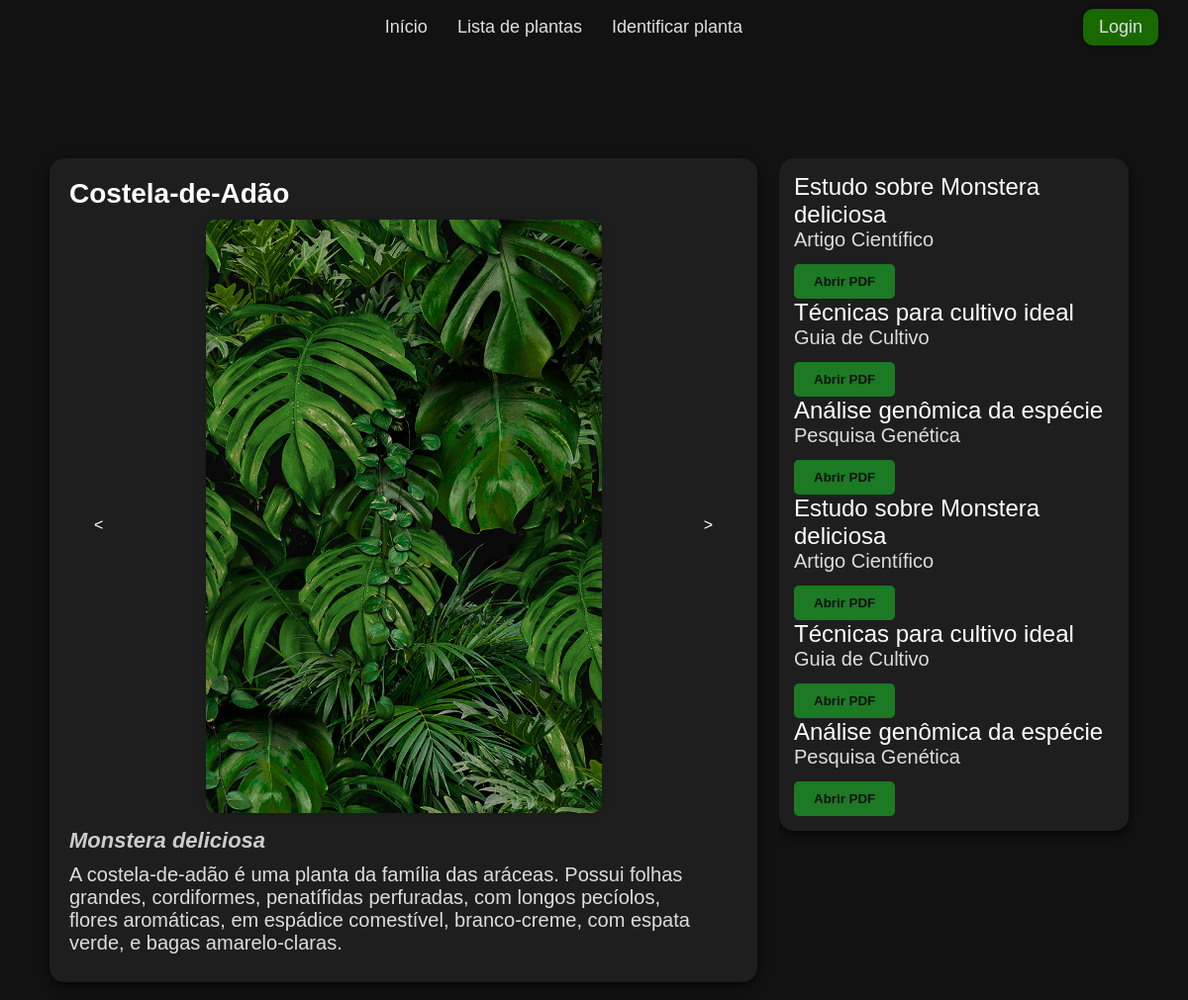
The app's page /page/template_apoiador.php?id=1 (upper part), older data.
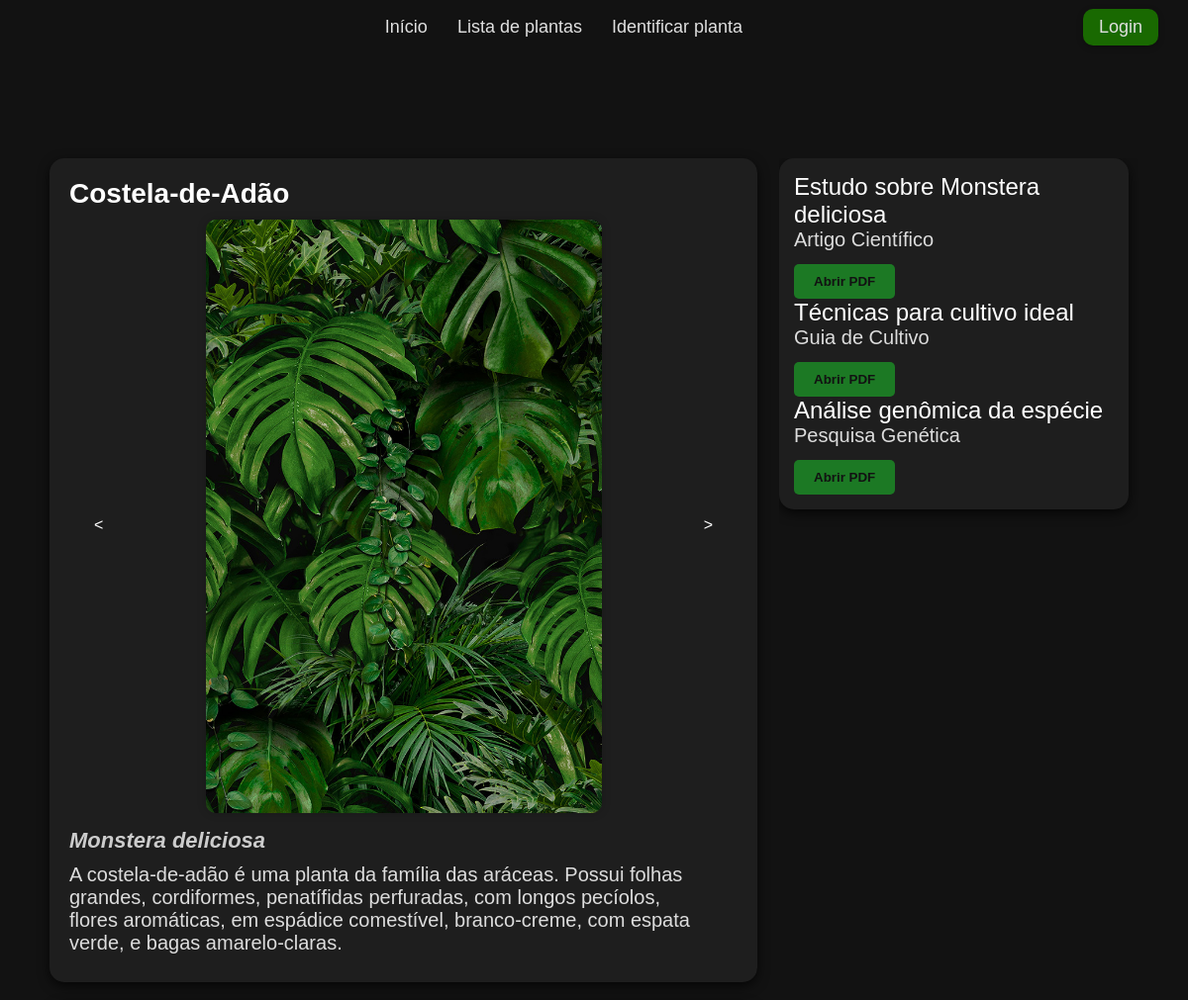
The same page, newer data.
### tables this page shows
CREATE TABLE `planta` (
  `id` int NOT NULL,
  `nome_popular` varchar(100) DEFAULT NULL,
  `nome_cientifico` varchar(100) DEFAULT NULL,
  `descricao` text,
  `cuidados` text,
  `video_link` varchar(255) DEFAULT NULL,
  `apoiador_id` int DEFAULT NULL
);

CREATE TABLE `imagens` (
  `id` int NOT NULL,
  `planta_id` int DEFAULT NULL,
  `caminho_imagem` varchar(255) DEFAULT NULL,
  `descricao` text
);

CREATE TABLE `documentos` (
  `id` int NOT NULL,
  `planta_id` int DEFAULT NULL,
  `tipo` varchar(50) DEFAULT NULL,
  `titulo` varchar(255) DEFAULT NULL,
  `link_pdf` varchar(255) DEFAULT NULL
);

### page/template_apoiador.php (the view, shortened to what this page needs)
<?php
include_once '../sql/conexao.php';
$id = $_GET['id'];
$sql = "SELECT nome_popular, nome_cientifico, descricao, cuidados, video_link FROM planta WHERE id = $id";
$result = $conn->query($sql);
$nome_popular = "";
$nome_cientifico = "";
$descricao = "";
$imagens = [];
if ($result->num_rows > 0) {
  $row = $result->fetch_assoc();
  $nome_popular = $row['nome_popular'];
  $nome_cientifico = $row['nome_cientifico'];
  $descricao = $row['descricao'];
}
$sql_img = "SELECT caminho_imagem, descricao FROM imagens WHERE planta_id = $id";
$result_img = $conn->query($sql_img);
if ($result_img->num_rows > 0) {
  while ($row_img = $result_img->fetch_assoc()) {
    $imagens[] = $row_img;
  }
}
$sql_doc = "SELECT planta_id, tipo, titulo, link_pdf FROM documentos WHERE planta_id = $id";
$result_doc = $conn->query($sql_doc);
$documentos = [];
if ($result_doc->num_rows > 0) {
  while ($row = $result_doc->fetch_assoc()) {
    $documentos[] = $row;
  }
}
?>
<!DOCTYPE html>
<html lang="pt-br">
<head>
  <link rel="stylesheet" href="../css/style.css?v=1" />
  <link rel="stylesheet" href="../css/mapa.css?v=1">
</head>
<body>
  <nav id="menu">
    <div class="menu-center">
      <ul class="menu-list">
        <li><a href="index.php">Início</a></li>
        <li><a href="ListaPlantas.php">Lista de plantas</a></li>
        <li><a href="./identificar/identificar.php">Identificar planta</a></li>
      </ul>
    </div>
    <div class="menu-right">
      <?php if (!isset($_SESSION['usuario_id'])): ?>
        <a href="login.php" class="apoie-btn">Login</a>
      <?php endif; ?>
    </div>
  </nav>
  <div class="cabeca">
  </div>
  <div class="planta-e-pdf">
    <div class="informacoes-planta">
      <div class="card">
        <div>
          <h1 class="titulo"><?php echo htmlspecialchars($nome_popular) ?></h1>
          <div class="bloco">
            <button class="button" onclick="mudarSlide(-1)">
              < </button>
                <div class="carrossel">
                  <div class="imagens" id="imagens">
                    <?php foreach ($imagens as $img): ?>
                      <img src="<?php echo htmlspecialchars($img['caminho_imagem']); ?>"
                        alt="<?php echo htmlspecialchars($img['descricao']); ?>" />
                    <?php endforeach; ?>
                  </div>
                </div>
                <button class="button" onclick="mudarSlide(1)">></button>
          </div>
        </div>
        <div class="info_planta">
          <h2 class="subtitulo"><i><?php echo htmlspecialchars($nome_cientifico) ?></i></h2>
          <h3 class="texto">
            <?php echo htmlspecialchars($descricao) ?>
          </h3>
        </div>
      </div>
    </div>
    <div class="parte_pdf">
      <div class="card_pdf">
        <div class="texto_pdf">
          <?php if (count($documentos) > 0): ?>
            <?php foreach ($documentos as $doc): ?>
              <h2 class="titulo-pdf"><?= htmlspecialchars($doc['titulo']) ?></h2>
              <h3 class="texto"><?= htmlspecialchars($doc['tipo']) ?></h3>
              <button class="pdf-button" onclick="openPdfModal('<?= htmlspecialchars($doc['link_pdf']) ?>')">Abrir PDF</button>
            <?php endforeach; ?>
          <?php else: ?>
            <p>Nenhum arquivo encontrado.</p>
          <?php endif; ?>
        </div>
      </div>
    </div>
</body>
</html>

### css/style.css (style rules this page uses)
* { margin: 0; padding-top: 0; box-sizing: border-box; }
a { text-decoration: none; color: inherit; }
body { padding-top: 50px; overflow-x: hidden; word-wrap: break-word; padding: 30px; font-family: 'Calibri', sans-serif; background-color: #121212; color: #e0e0e0; padding: 0; }
#menu { background-color: #0f0f0f; padding: 5px; position: fixed; top: 0; left: 0; width: 100%; z-index: 1000; box-shadow: 0 2px 8px rgba(0, 0, 0, 0.8); display: flex; flex-direction: row; transition: 250ms; height: 55px; max-height: 55px; align-items: center; justify-content: space-between; }
#menu.topo { background-color: transparent; box-shadow: none; transition: 200ms; }
.menu-center { flex: 1; display: flex; justify-content: center; }
.menu-right { display: flex; justify-content: flex-end; align-items: center; margin-right: 25px; }
.menu-right a { color: inherit; }
.apoie-btn { background-color: #196901ff; color: white; padding: 8px 16px; border-radius: 10px; font-size: 18px; text-decoration: none; transition: 0.3s; box-shadow: 0 2px 6px rgba(0, 0, 0, 0.25); }
.menu-list { list-style-type: none; display: flex; flex-direction: row; align-items: center; gap: 30px; }
.menu-list li { margin: 0; white-space: nowrap; }
.menu-list a { color: #e0e0e0; font-size: 18px; transition: color 0.3s; }
.pdf-button { background-color: #1c7924; color: #121212; border: none; padding: 10px 20px; border-radius: 5px; cursor: pointer; font-weight: bold; margin-top: 5px; transition: all 0.3s; }
.card { display: flex; flex-direction: column; gap: 15px; border-radius: 15px; background-color: #1e1e1e; padding: 20px; box-shadow: 0 4px 12px rgba(0, 0, 0, 0.7); }
.card_pdf { display: flex; flex-direction: column; border-radius: 15px; background-color: #1e1e1e; padding: 0; width: 100%; box-shadow: 0 4px 12px rgba(0, 0, 0, 0.7); }
.titulo { font-size: 28px; margin-bottom: 10px; font-weight: bold; color: #fff; }
.titulo-pdf { font-size: 24px; font-weight: 400; color: #fff; }
.subtitulo { font-size: 22px; margin-bottom: 10px; font-weight: 600; color: #ccc; }
.texto { color: #ddd; font-size: 20px; margin-bottom: 8px; font-weight: 100; }
.texto_pdf { padding: 15px; }
.planta-e-pdf { display: flex; flex-direction: row; justify-content: space-between; align-items: flex-start; gap: 20px; padding: 20px; max-width: 95%; margin: 0 auto; }
.informacoes-planta { width: 65%; display: flex; flex-direction: column; gap: 20px; }
.info_home, .info_planta { max-width: 95%; }
.parte_pdf { width: 33%; display: flex; flex-direction: column; gap: 20px; position: sticky; top: 80px; height: calc(100vh - 100px); overflow-y: auto; padding-right: 10px; }
.carrossel { width: 400px; height: 600px; overflow: hidden; box-shadow: 0 0 10px rgba(0, 0, 0, 0.2); border-radius: 10px; }
.imagens { display: flex; width: 1600px; transition: transform 0.5s ease-in-out; }
.imagens img { width: 400px; height: 600px; object-fit: cover; }
.button { padding: 10px 20px; font-size: 16px; margin: 5px; cursor: pointer; height: 10px; background-color: transparent; text-align: center; color: #ffffff; box-shadow: 0 0 0 0 rgba(0, 0, 0, 0), 0 0 0 0 rgba(0, 0, 0, 0) !important; border-bottom: 0px; border: none !important; }
.bloco { display: flex; flex-direction: row; align-items: center; justify-content: space-between; }
.cabeca { height: 140px; background-image:#121212; display: flex; width: 100%; }

Row changes from the older to the newer data that the page shows:
removed documentos: titulo "Estudo sobre Monstera deliciosa", tipo "Artigo Científico"
removed documentos: titulo "Técnicas para cultivo ideal", tipo "Guia de Cultivo"
removed documentos: titulo "Análise genômica da espécie", tipo "Pesquisa Genética"
